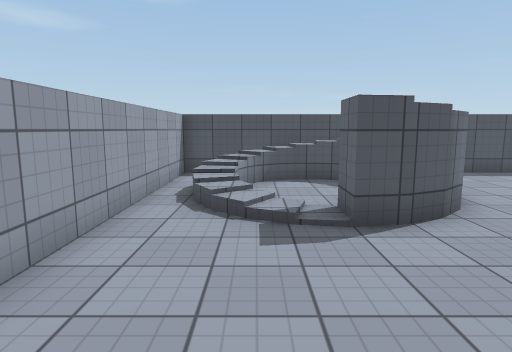
[1] (above)

12 first-person views from a walk through a 3-D level made in the Unity game engine. The camera is 1.5 m above the floor, tilts 8° down and sees 75° across. The floor is counted in squares, 1 m on a side. Each view is taken from the middle of a square. On the plan, view 1 faces up. The plan holds only what a view shows up to about 15 squares ahead; the rest is blank. The place goes on beyond the plan. Some animated figures are left out. Surface patterns are stand-ins for the level's own textures.

[2]
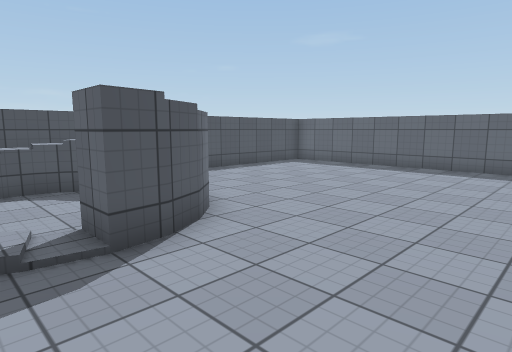

[3]
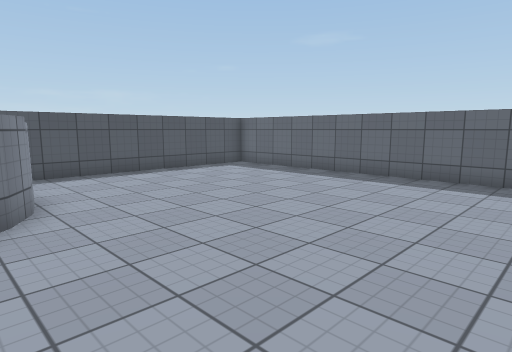

[4]
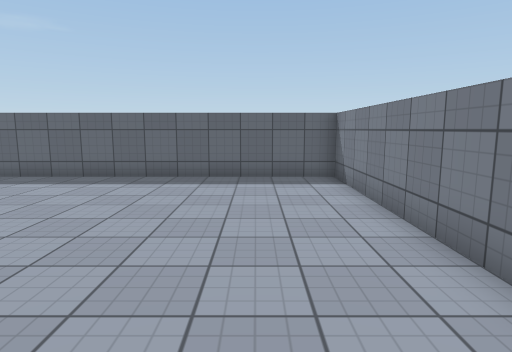

[5]
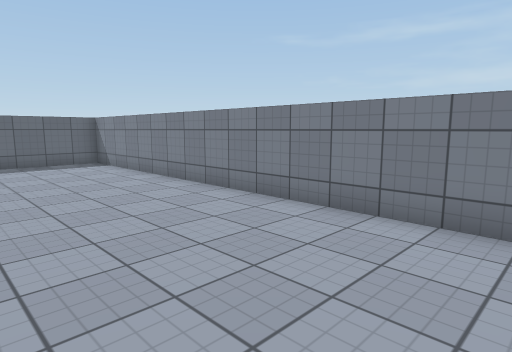

[6]
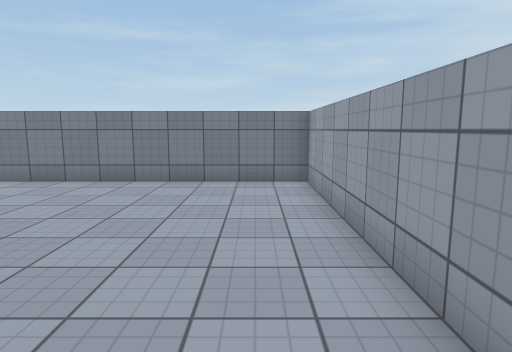

[7]
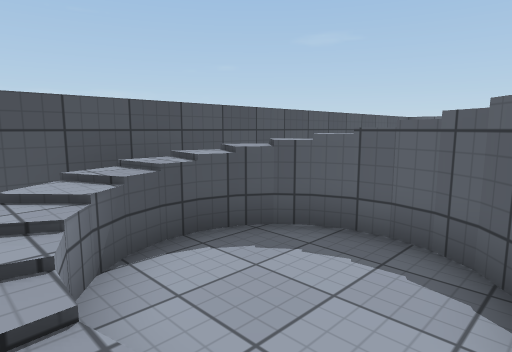

[8]
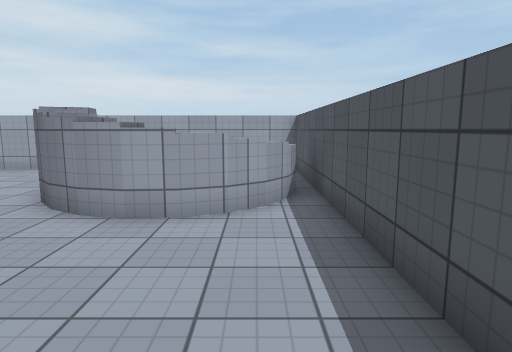

[9]
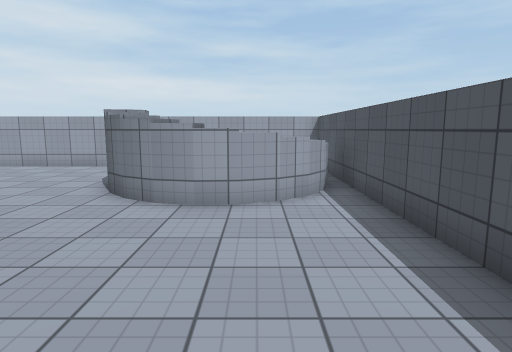

[10]
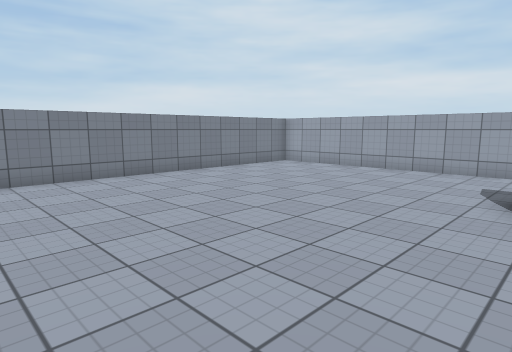

[11]
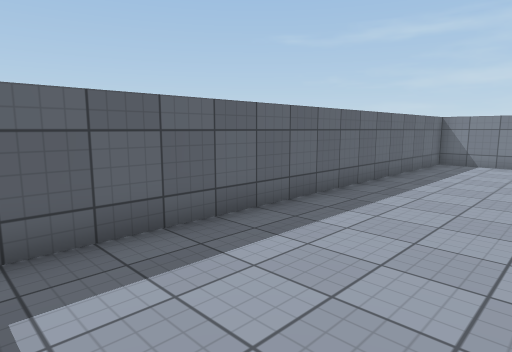

[12]
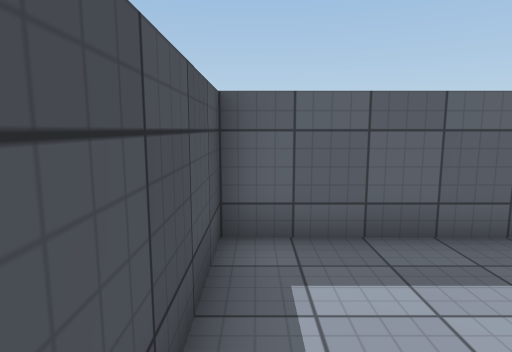

### Floor plan
Key: @ floor where view 1 was taken; # wall or solid block; x gap in a wall; . main floor; : floor 0.25 m higher than the main floor; + floor 0.5 m higher than the main floor; * floor 0.75 m higher than the main floor; / step, stairs or slope; = window, fence, low wall or low ledge; ^ raised ledge; v drop or lower ground; O other object.
Columns run from 3 left of view 1 to 14 right of it. Each row starts with its distance up from view 1.
 12  ###^############=
 11 #..xvvx..........#
 10 #..==O##.........#
  9 #.*=...=.........#
  8 #.+....#.........#
  7 #.//...#.........#
  6 #./:/O##.........#
  5 #....##..........#
  4 #................#
  3 #................#
  2 #................#
  1 #................#
  0 #..@.............#
 -1 #................#
 -2 #................#
 -3 #................#
 -4 #................#
 -5 =################=

Where each view was taken, in squares from view 1:
view 1: 0 up, 0 right, facing up
view 2: 1 up, 0 right, facing up-right
view 3: 0 up, 3 right, facing up-right
view 4: 2 down, 3 right, facing right
view 5: 1 up, 2 left, facing down-right
view 6: 5 up, 1 left, facing down
view 7: 6 up, 1 left, facing up-right
view 8: 10 up, 10 right, facing left
view 9: 9 up, 11 right, facing left
view 10: 6 up, 10 right, facing down-left
view 11: 11 up, 9 right, facing down-right
view 12: 11 up, 9 right, facing right
